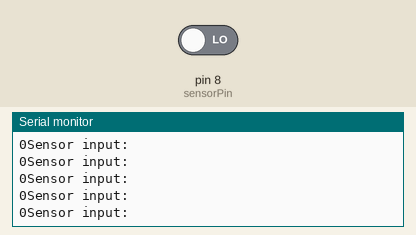
Bench run of a sketch on a simulated Arduino Uno, built with avr-gcc and run on an emulated ATmega328P. On the bench: the last lines printed to the serial monitor. Inputs (shaded band) come from the test bench; at power-on: pin 8 (sensorPin) LOW.

Above: at 1.2 s.
1.3 s: pin 8 (sensorPin) driven HIGH
At 1.8 s:
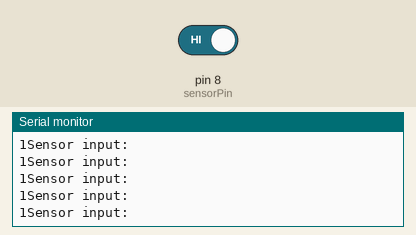
7.3 s: pin 8 (sensorPin) driven LOW
At 8.3 s:
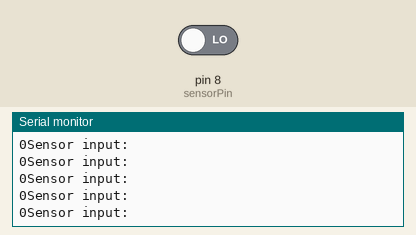

The sketch:

externals.ino
```cpp
/*
Goal: read input from a sensor
Input: pin 8, an IR sensor
Output: Serial output, HIGH or LOW

Written By: J. Boling
Date: 3/4/24
Class: EE101
*/
void setup() { //setup runs once
  Serial.begin(9600); // starts serial comms; sets baud rate to 9600bps
  pinMode(8, INPUT); // initialize pin 8 as an input
  Serial.println("Setup complete.");
}

void loop() { //loop is equivalent to main() in most c programs; runs in forever
 int sensorInput; //this will be the RESULT of digitalRead
 int sensorPin = 8; //this is the pin we initialize for input
 sensorInput = digitalRead(sensorPin); //digitalRead gets the sensor value; in this line the value is assigned to the sensorInput variable
 Serial.println("Sensor input: ");
 Serial.print(sensorInput); //these last 2 lines just display the sensor's output
}
```

Measured:
- after the input at 1.3 s, the serial monitor: prints a new line after 0.10 s (image 1)
- after the input at 7.3 s, the serial monitor: prints a new line after 0.09 s (image 2)
